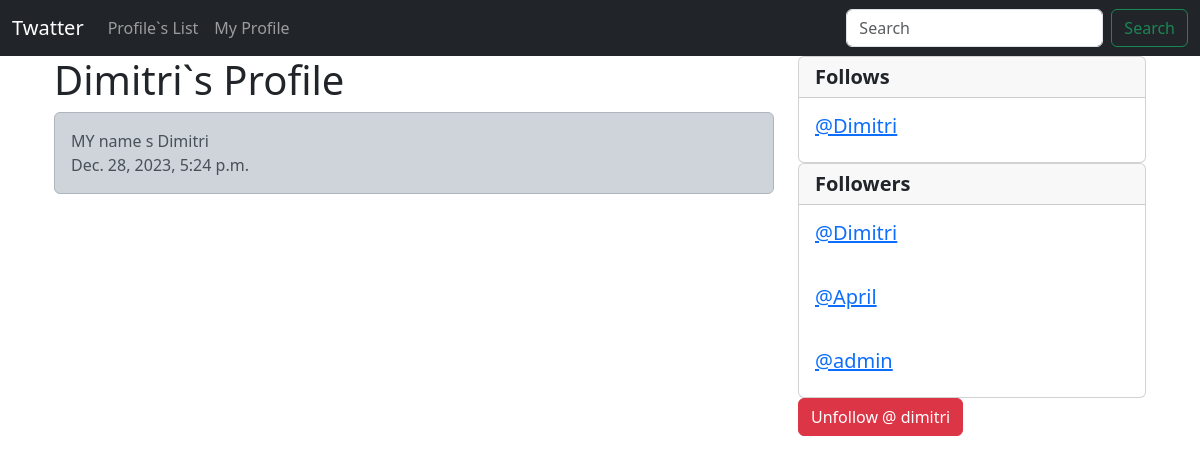
Screenshot of /profile/5/ (signed in) with the database file from the repository.
### twat/models.py (models this page shows, shortened)
class Profile(models.Model):
    user = models.OneToOneField(User, on_delete=models.CASCADE)
    bio = models.TextField(max_length=500, blank=True)
    follows = models.ManyToManyField(
        "self", symmetrical=False, related_name="followers", blank=True
    )
    date_modified = models.DateTimeField(User, auto_now=True)
    def __str__(self):
        return self.user.username

class Twat(models.Model):
    user = models.ForeignKey(User, on_delete=models.DO_NOTHING, related_name="twats")
    content = models.TextField(max_length=140)
    date_posted = models.DateTimeField(auto_now_add=True)
    likes = models.ManyToManyField(User, related_name="likes", blank=True)

### twat/views.py (the view, shortened to what this page needs)
# urls.py: path("profile/<int:pk>/", views.profile, name="profile"),
def profile(request, pk):
    if request.user.is_authenticated:
        twats = Twat.objects.all().filter(user_id=pk).order_by("-date_posted")
        profile = Profile.objects.get(user_id=pk)
        context = {"profile": profile, "twats": twats}
        return render(request, "twat/profile.html", context)
    else:
        messages.success(request, "You must be logged in to view this page.")
        return redirect("twat:index")

### templates/twat/profile.html (shortened to what this page needs)
{% extends "partials/base.html" %}
{% block content %}
    {% if profile %}
    <div class="container">
        <div class="row">
            <div class="col-8">
                <h1>{{ profile.user.username}}`s Profile</h1>
                {% if twats %}
                    {% for twat in twats%}
                        <div class="alert alert-dark" role="alert">
                        {{ twat.content}}
                        <br>
                        {{ twat.date_posted}}
                        </div>
                    {% endfor %}
                {% endif %}
            </div>
            <div class="col-4">
                <div class="card">
                    <h5 class="card-header"><strong>Follows</strong></h5>
                    {% for following in profile.follows.all %}
                    <div class="card-body">
                        <h5 class="card-title"><a href="{% url 'twat:profile' following.user.pk %}"> @{{ following }} </a></h5>
                    </div>
                    {% endfor %}
                </div>
                <div class="card">
                    <h5 class="card-header"><strong>Followers</strong></h5>
                    {% for follower in profile.followers.all %}
                    <div class="card-body">
                        <h5 class="card-title"><a href="{% url 'twat:profile' follower.user.pk %}"> @{{ follower }} </a> </a></h5>
                    </div>
                    {% endfor %}
                </div>
                        <form method="POST" >
                            {% if profile in user.profile.follows.all %}
                                <button type="submit" class="btn btn-danger" name="follow-btn" value="unfollow">Unfollow @ {{ profile.user.username | lower}}</button>
                            {% else %}
                                <button type="submit" class="btn btn-primary" name="follow-btn" value="follow">Follow @{{ profile.user.username | lower}}</button>
                            {% endif%}
                            </form>
            </div>
        </div>
    </div>
    {% endif %}
{% endblock content %}

### rows the page displays
Profile: user.username "Dimitri", user.username "dimitri"
Twat: content "MY name s Dimitri", date_posted "Dec. 28, 2023, 5:24 p.m."
Profile: user.username "April"
Profile: user.username "admin"
